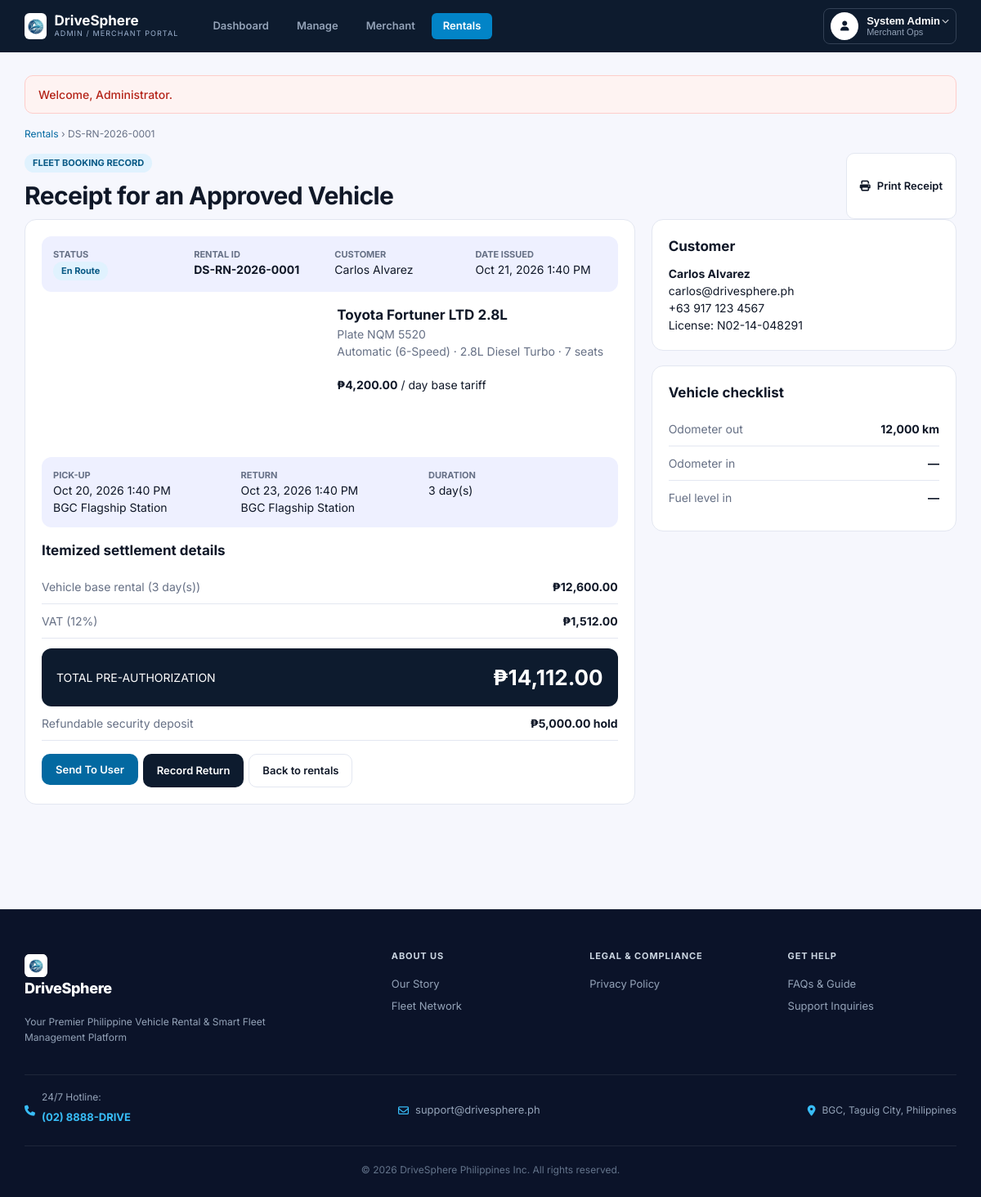
Screenshot of /admin/receipt.php?id=1 (signed in) with the database file from the repository.
### tables this page shows
CREATE TABLE IF NOT EXISTS `reservations` (
  `id` INT AUTO_INCREMENT PRIMARY KEY,
  `reference_code` VARCHAR(30) NOT NULL UNIQUE,
  `user_id` INT DEFAULT NULL,
  `vehicle_id` INT NOT NULL,
  `pickup_location` VARCHAR(100) NOT NULL,
  `return_location` VARCHAR(100) NOT NULL,
  `pickup_date` DATETIME NOT NULL,
  `return_date` DATETIME NOT NULL,
  `total_price` DECIMAL(10,2) NOT NULL,
  `status` ENUM('pending','confirmed','completed','cancelled') DEFAULT 'pending',
  `created_at` TIMESTAMP DEFAULT CURRENT_TIMESTAMP,
  FOREIGN KEY (`user_id`) REFERENCES `users`(`id`) ON DELETE SET NULL,
  FOREIGN KEY (`vehicle_id`) REFERENCES `vehicles`(`id`) ON DELETE CASCADE
);

CREATE TABLE IF NOT EXISTS `vehicles` (
  `id` INT AUTO_INCREMENT PRIMARY KEY,
  `category_id` INT NOT NULL,
  `make` VARCHAR(50) NOT NULL,
  `model` VARCHAR(100) NOT NULL,
  `tag_label` VARCHAR(100) DEFAULT NULL,
  `plate_number` VARCHAR(20) NOT NULL UNIQUE,
  `daily_rate` DECIMAL(10,2) NOT NULL,
  `weekly_rate` DECIMAL(10,2) DEFAULT NULL,
  `transmission` VARCHAR(30) NOT NULL,
  `fuel_type` VARCHAR(30) NOT NULL,
  `seats` INT NOT NULL,
  `status` ENUM('available','rented','maintenance') DEFAULT 'available',
  `image_url` VARCHAR(255) NOT NULL,
  `description` TEXT DEFAULT NULL,
  `created_at` TIMESTAMP DEFAULT CURRENT_TIMESTAMP,
  FOREIGN KEY (`category_id`) REFERENCES `categories`(`id`) ON DELETE CASCADE
);

CREATE TABLE IF NOT EXISTS `users` (
  `id` INT AUTO_INCREMENT PRIMARY KEY,
  `first_name` VARCHAR(50) NOT NULL,
  `last_name` VARCHAR(50) NOT NULL,
  `email` VARCHAR(100) NOT NULL UNIQUE,
  `email_verified` TINYINT(1) DEFAULT 1,
  `phone` VARCHAR(20) DEFAULT NULL,
  `phone_verified` TINYINT(1) DEFAULT 1,
  `avatar` VARCHAR(255) DEFAULT NULL,
  `license_number` VARCHAR(50) DEFAULT NULL,
  `password` VARCHAR(255) NOT NULL,
  `role` ENUM('customer','admin') DEFAULT 'customer',
  `created_at` TIMESTAMP DEFAULT CURRENT_TIMESTAMP
);

### includes/admin_booking.php (called while the page is built, shortened)
<?php
function load_booking($pdo, $id) {
    $st = $pdo->prepare("SELECT r.*, v.make, v.model, v.plate_number, v.image_url, v.transmission, v.fuel_type, v.seats, v.daily_rate, v.odometer AS v_odometer,
                                u.first_name, u.last_name, u.email AS cust_email, u.phone AS cust_phone
                         FROM reservations r JOIN vehicles v ON r.vehicle_id = v.id LEFT JOIN users u ON r.user_id = u.id WHERE r.id = ?");
    $st->execute([(int)$id]);
    $b = $st->fetch();
    $b['cust_name'] = trim(($b['first_name'] ?? '') . ' ' . ($b['last_name'] ?? '')) ?: ($b['driver_name'] ?? 'Guest');
    return $b;
}

### admin/receipt.php (the view, shortened to what this page needs)
<?php
require_once __DIR__ . '/../includes/admin_header.php';
require_once __DIR__ . '/../includes/admin_booking.php';
$b = load_booking($pdo, $_GET['id'] ?? 0);
$st = $b['status'];
$heading = ['pending' => 'Receipt for a Pending Request', 'reserved' => 'Receipt for a Reserved Vehicle', 'en_route' => 'Receipt for an Approved Vehicle',
            'returned' => 'Receipt for a Returned Vehicle', 'completed' => 'Receipt for a Completed Rental', 'rejected' => 'Rejected Request', 'cancelled' => 'Cancelled Booking'][$st];
?>
<div class="crumb noprint"><a href="<?= $A ?>rentals.php">Rentals</a> &rsaquo; <?= e($b['reference_code']) ?></div>
<div style="display:flex;justify-content:space-between;gap:10px;flex-wrap:wrap" class="noprint"><div><span class="badge b-blue">FLEET BOOKING RECORD</span><h1 class="t" style="margin-top:6px"><?= e($heading) ?></h1></div>
  <div class="act"><button class="btn-o" data-print><i class="fa-solid fa-print"></i> Print Receipt</button></div></div>
<div class="split">
  <div class="card">
    <div class="kv"><div><small>Status</small><?= status_badge($st) ?></div><div><small>Rental ID</small><b><?= e($b['reference_code']) ?></b></div><div><small>Customer</small><?= e($b['cust_name']) ?></div><div><small>Date issued</small><?= date('M j, Y g:i A', strtotime($b['created_at'])) ?></div></div>
    <div class="grid2" style="margin-bottom:16px"><div style="height:170px;border-radius:12px;background:url('<?= e($b['image_url']) ?>') center/cover"></div>
      <div><h3 style="margin:0"><?= e($b['make'] . ' ' . $b['model']) ?></h3><p class="sub">Plate <?= e($b['plate_number']) ?><br><?= e($b['transmission']) ?> &middot; <?= e($b['fuel_type']) ?> &middot; <?= (int)$b['seats'] ?> seats</p><b><?= money($b['daily_rate']) ?></b> / day base tariff</div></div>
    <div class="kv"><div><small>Pick-up</small><?= date('M j, Y g:i A', strtotime($b['pickup_date'])) ?><br><?= e($b['pickup_location']) ?></div><div><small>Return</small><?= date('M j, Y g:i A', strtotime($b['return_date'])) ?><br><?= e($b['return_location']) ?></div><div><small>Duration</small><?= (int)$b['days'] ?> day(s)</div></div>
    <h3>Itemized settlement details</h3>
    <div class="line"><span>Vehicle base rental (<?= (int)$b['days'] ?> day(s))</span><b><?= money($b['base_amount']) ?></b></div>
    <div class="line"><span>VAT (12%)</span><b><?= money($b['vat_amount']) ?></b></div>
    <div class="total"><span><?= $st === 'completed' ? 'TOTAL SETTLED AMOUNT' : 'TOTAL PRE-AUTHORIZATION' ?></span><b><?= money($b['final_total'] ?? $b['total_price']) ?></b></div>
    <div class="line"><span>Refundable security deposit</span><b><?= money($b['deposit_amount']) ?> hold</b></div>
    <div class="act noprint" style="margin-top:16px">
      <?php if ($b['user_id']): ?><form method="post" action="<?= $A ?>action.php"><button class="btn-b">Send To User</button></form><?php endif; ?>
      <?php if ($st === 'en_route'): ?><a class="btn-d" href="<?= $A ?>record_return.php?id=<?= (int)$b['id'] ?>">Record Return</a><?php endif; ?>
      <a class="btn-o" href="<?= $A ?>rentals.php">Back to rentals</a>
    </div>
  </div>
  <div>
    <div class="card"><h3>Customer</h3><p style="margin:0"><b><?= e($b['cust_name']) ?></b><br><?= e($b['cust_email'] ?? '') ?><br><?= e($b['driver_phone'] ?: $b['cust_phone']) ?><br>License: <?= e($b['driver_license'] ?: '—') ?></p></div>
    <div class="card"><h3>Vehicle checklist</h3><div class="line"><span>Odometer out</span><b><?= $b['odometer_out'] ? number_format($b['odometer_out']) . ' km' : '—' ?></b></div><div class="line"><span>Odometer in</span><b><?= $b['odometer_in'] ? number_format($b['odometer_in']) . ' km' : '—' ?></b></div><div class="line"><span>Fuel level in</span><b><?= e($b['fuel_level'] ?: '—') ?></b></div></div>
  </div>
</div>
<?php require __DIR__ . '/../includes/admin_footer.php'; ?>

### includes/functions.php (shortened to what this page needs)
<?php
function e($value) {
    return htmlspecialchars((string)$value, ENT_QUOTES, 'UTF-8');
}
function money($amount) {
    return '₱' . number_format((float)$amount, 2);
}
function flash_show() {
    if (!empty($_SESSION['flash'])) {
        $f = $_SESSION['flash'];
        $class = $f['type'] === 'success' ? 'flash-success' : 'flash-error';
        echo '<div class="flash ' . $class . '">' . e($f['msg']) . '</div>';
    }
}
function status_label($status) {
    $map = ['pending' => 'Pending', 'reserved' => 'Reserved', 'en_route' => 'En Route',
            'returned' => 'Returned', 'completed' => 'Completed', 'rejected' => 'Rejected', 'cancelled' => 'Cancelled'];
    return $map[$status] ?? ucfirst($status);
}
function status_badge($status) {
    $cls = ['pending' => 'b-amber', 'reserved' => 'b-amber', 'en_route' => 'b-blue', 'returned' => 'b-green',
            'completed' => 'b-green', 'rejected' => 'b-red', 'cancelled' => 'b-grey'][$status] ?? 'b-grey';
    return '<span class="badge ' . $cls . '">' . e(status_label($status)) . '</span>';
}

### rows the page displays
reservations: reference_code "DS-RN-2026-0001", status "Receipt for an Approved Vehicle", status "En Route", driver_name "Carlos Alvarez", created_at "Oct 21, 2026 1:40 PM", vehicle.model "Toyota Fortuner LTD 2.8L", vehicle.plate_number "NQM 5520", vehicle.transmission "Automatic (6-Speed)", vehicle.fuel_type "2.8L Diesel Turbo", vehicle.seats "7", vehicle.daily_rate "₱4,200.00", pickup_date "Oct 20, 2026 1:40 PM", pickup_location "BGC Flagship Station", return_date "Oct 23, 2026 1:40 PM", return_location "BGC Flagship Station", days "3", base_amount "₱12,600.00", vat_amount "₱1,512.00", money($b['final_total'] ?? $b['total_price']) "₱14,112.00", deposit_amount "₱5,000.00", user.email "carlos@drivesphere.ph", driver_phone "+63 917 123 4567", driver_license "N02-14-048291", odometer_out "12,000", fuel_level "—"

### other values shown
$f['msg'] "Welcome, Administrator."
